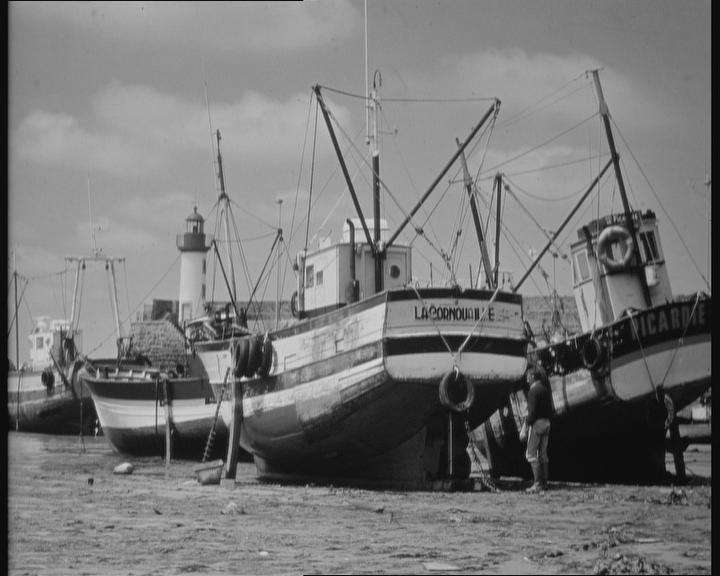
#> input picture boat.jpg, 720 x 576 px
$ python CalibrateCanny.py
#> lines starting #> are read from the running program, lines starting #| are printed output that depends on the picture
# test gathered from OpenCV website as their first example https://docs.opencv.org/3.4/da/d22/tutorial_py_canny.html
# used for finding ideal values for the Canny() funciton
import numpy as np
import cv2
from matplotlib import image, pyplot as plt

# imagePath = 'Cropped/crop_8.png'
imagePath = 'boat.jpg'

img = cv2.imread(imagePath,0)
#> img is the input picture: shape (576, 720); min 0, max 226, mean 120
# edges = cv2.Canny(img,100,200) # default values 100, 200
blurred = cv2.GaussianBlur(img, (3, 3), 0)
edges = cv2.Canny(blurred,10,150) # default values 100, 200
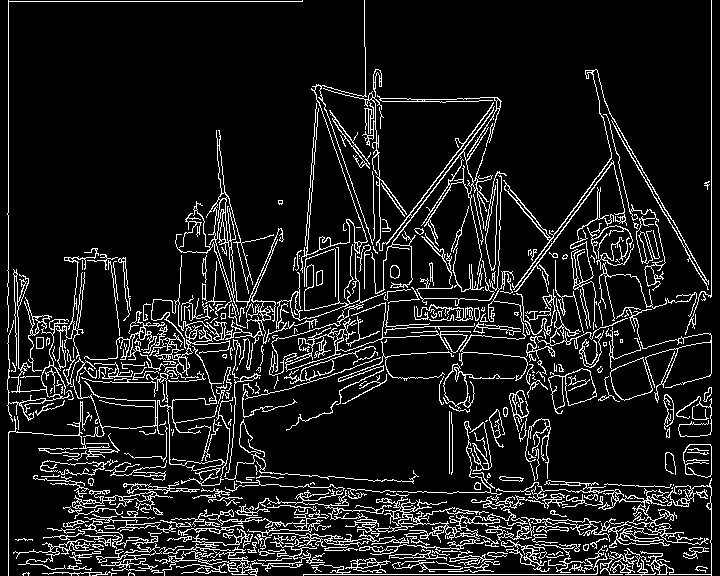
#> edges: shape (576, 720); 10.8% white in thin lines or dots
edges2 = cv2.Canny(img,10,150)
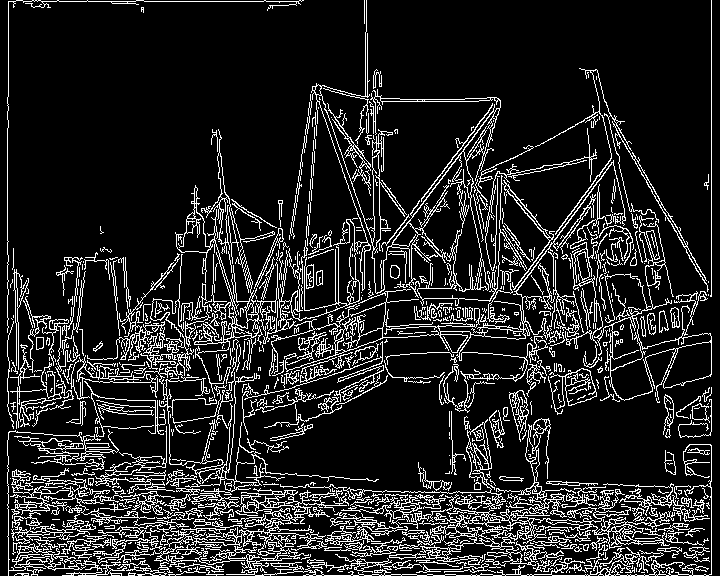
#> edges2: shape (576, 720); 14.2% white in thin lines or dots

# Auto Canny--------------------------------------
v = np.median(img)
#> v = 138
sigma = 0.33
# Apply automatic Canny edge detection using the computed median
lower = int(max(0, (1.0 - sigma) * v))
#> lower = 92
upper = int(min(255, (1.0 + sigma) * v))
#> upper = 183
auto_canny = cv2.Canny(img, lower, upper)
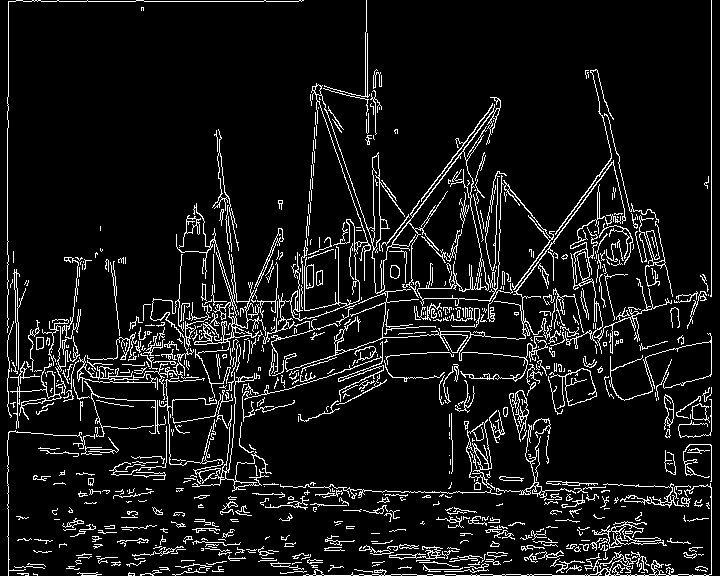
#> auto_canny: shape (576, 720); 8.6% white in thin lines or dots
# Auto Canny--------------------------------------

wide = cv2.Canny(blurred, 10, 200)
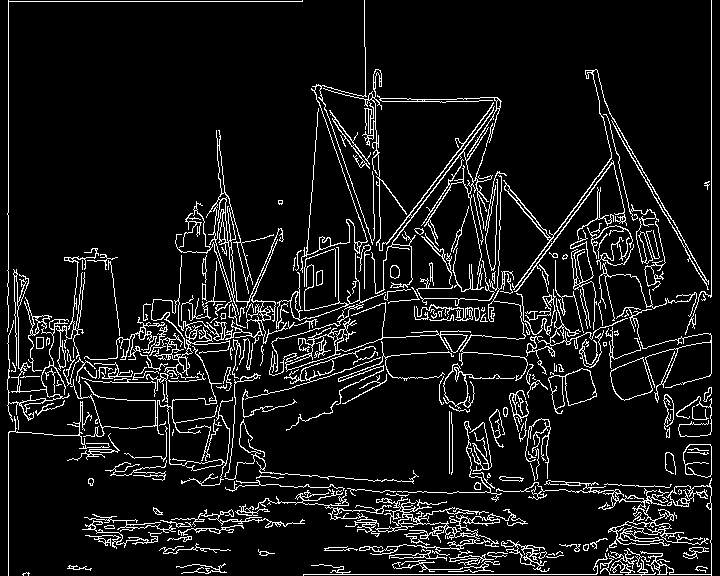
#> wide: shape (576, 720); 8.8% white in thin lines or dots
tight = cv2.Canny(blurred, 225, 250)
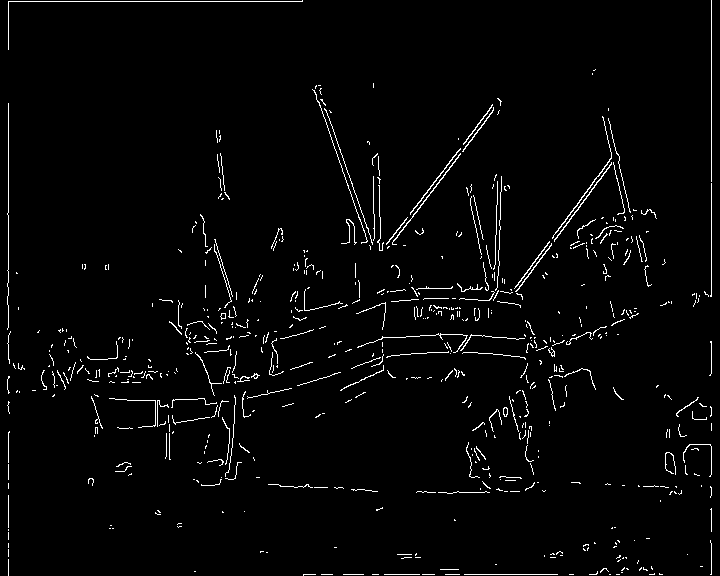
#> tight: shape (576, 720); 2.5% white in thin lines or dots


plt.subplot(221),plt.imshow(img,cmap = 'gray')
plt.title('Original Image'), plt.xticks([]), plt.yticks([])
plt.subplot(222),plt.imshow(edges,cmap = 'gray')
plt.title('With Blur'), plt.xticks([]), plt.yticks([])

plt.subplot(223),plt.imshow(edges2,cmap = 'gray')
plt.title('No Blur'), plt.xticks([]), plt.yticks([])
plt.subplot(224),plt.imshow(auto_canny,cmap = 'gray')
plt.title('Auto Canny'), plt.xticks([]), plt.yticks([])

plt.show()
